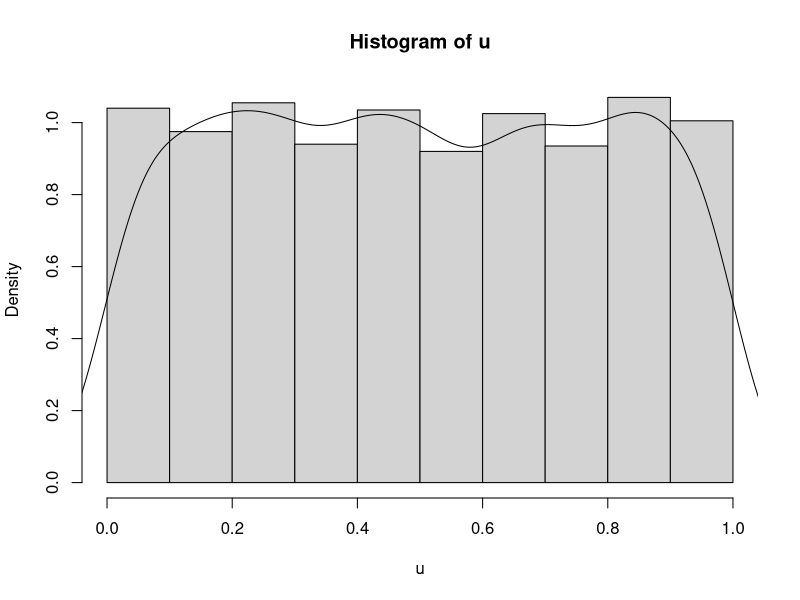
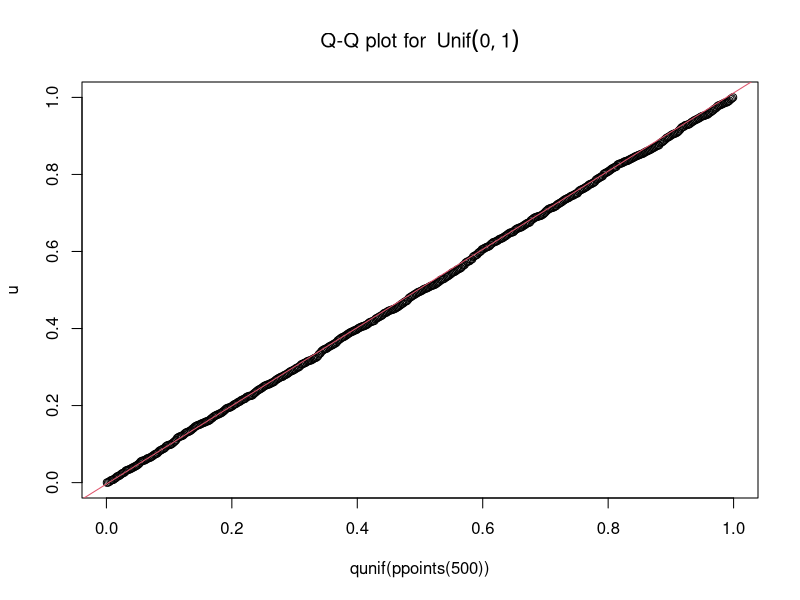
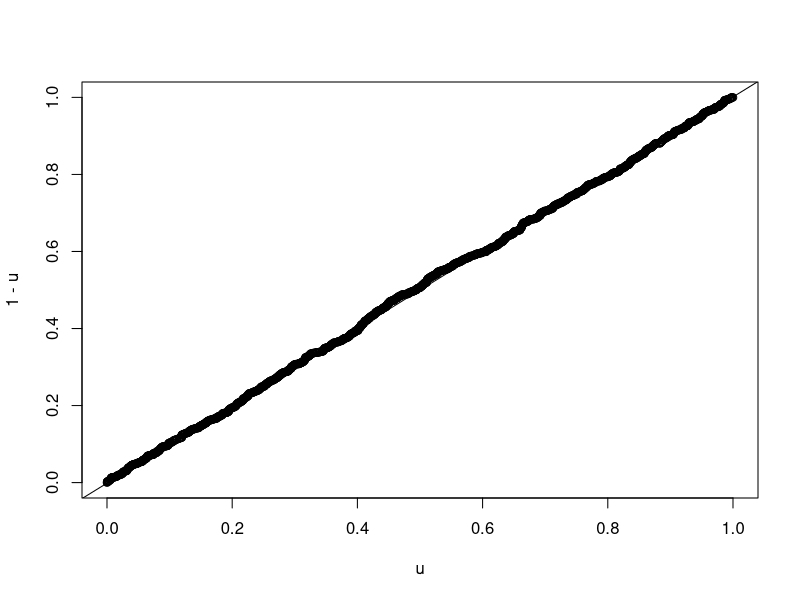
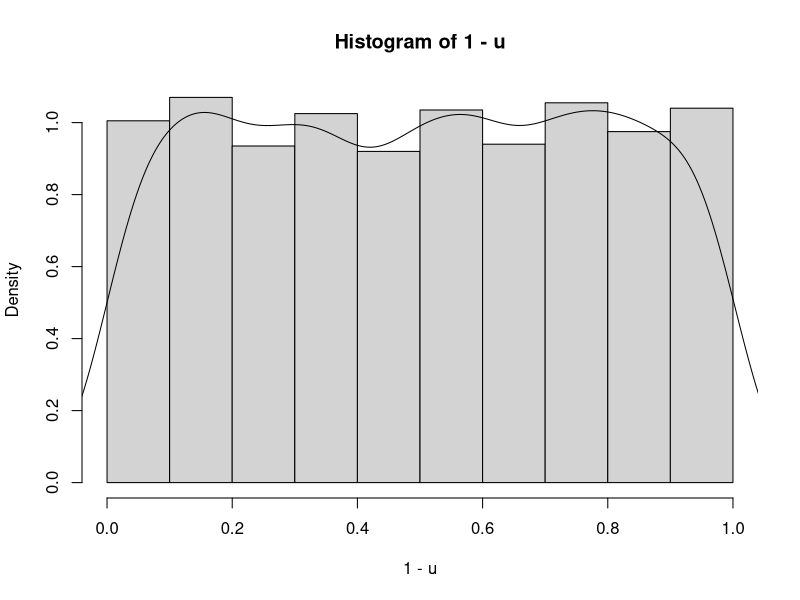
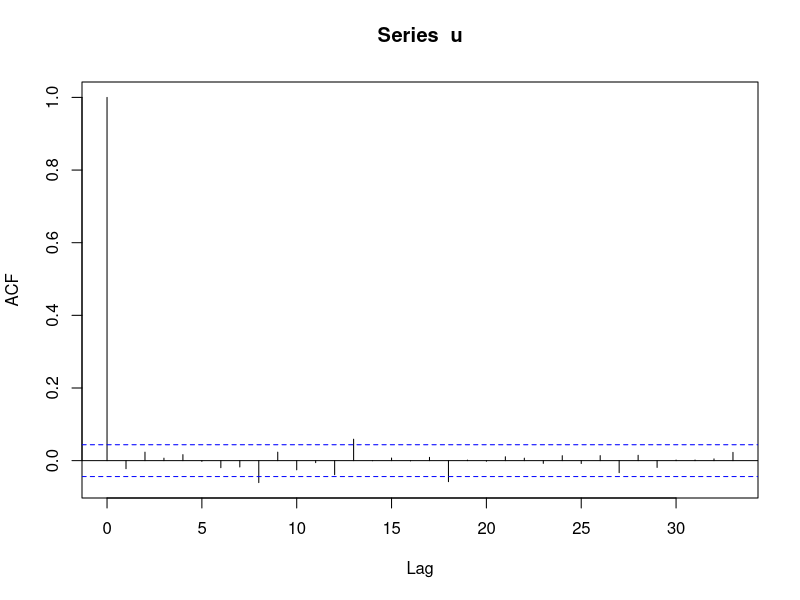
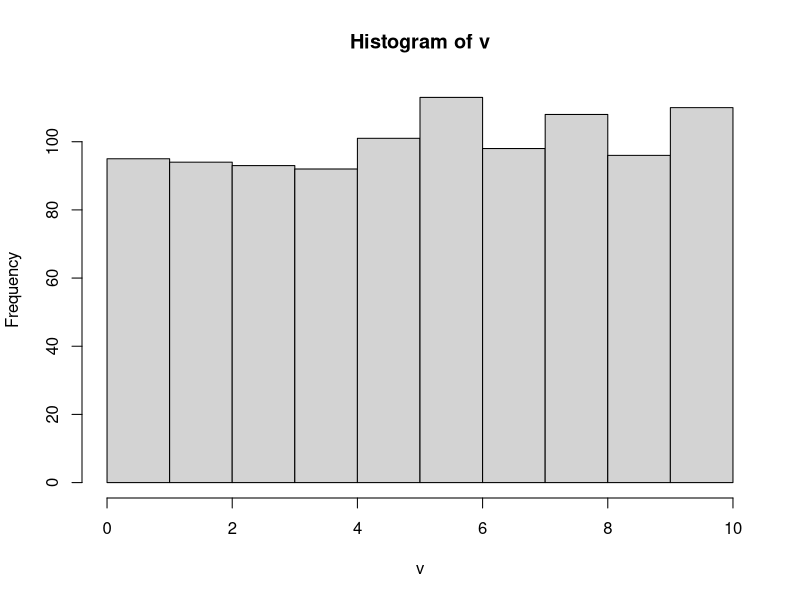
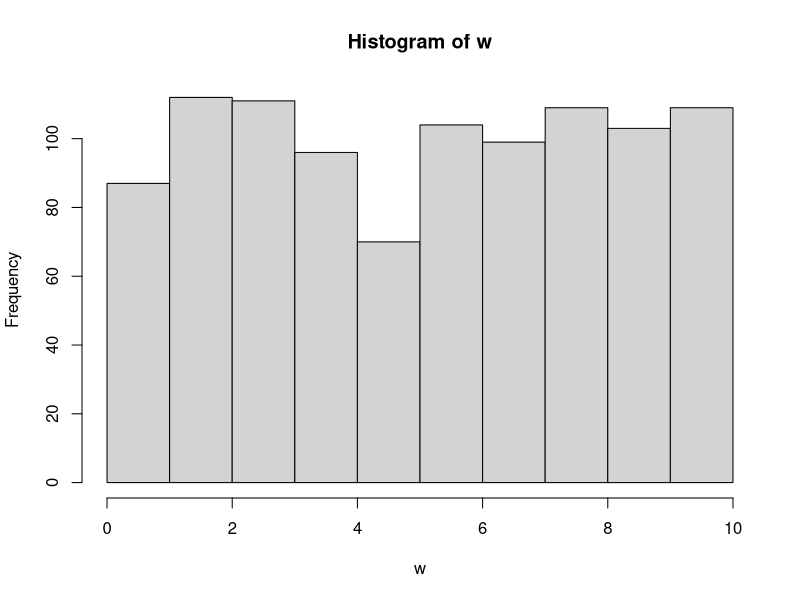
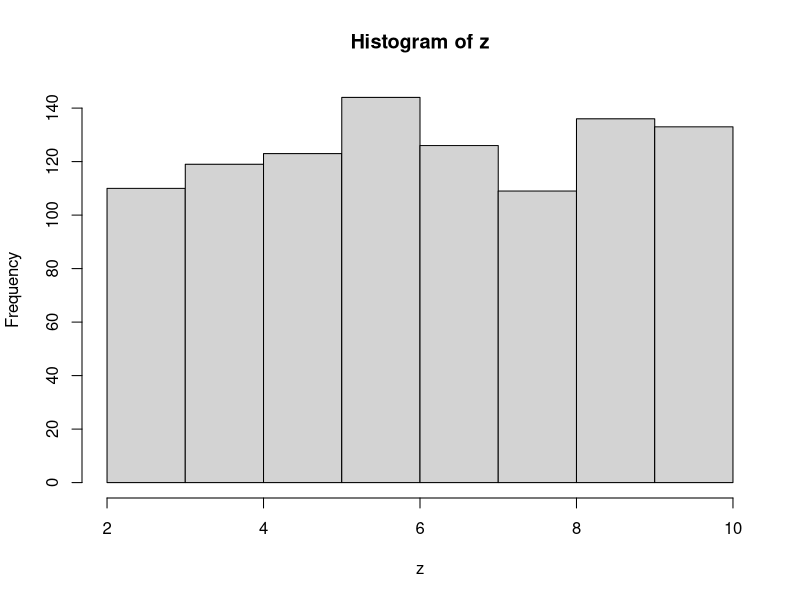

Write R code to recreate these figures, in order.
## ---- chunk 1
knitr::opts_chunk$set(echo = TRUE)
## ---- chunk 2

u = runif(2000)

#par(mfrow=c(1,2))
hist(u, probability=TRUE)
lines(density(u), xlim=c(0,1))
#par(mfrow=c(1,1))

## Q-Q plot for `runif` data against true theoretical distribution:
qqplot(qunif(ppoints(500)), u,
      main = expression("Q-Q plot for" ~~ {Unif(0,1)}))
qqline(u, distribution = qunif,
      prob = c(0.1, 0.6), col = 2)


qqplot(u,1-u)
qqline(u, distribution = qunif)

hist(1-u, probability = TRUE) ## also follows a uniform dist
lines(density(1-u), xlim=c(0,1))

acf(u) ## autocorrelation of random number generation

## ---- chunk 3
v = 10 * runif(1000, 0, 1) ## v ~ unif(0, 10)
hist(v)

w = runif(1000, 0, 10) ## unif(0, 10)
hist(w)


## z = unif(0,8) + 8
z = runif(1000, 0, 8) + 2 ## v ~ unif(2, 10)
hist(z)
## ---- chunk 4
N = 10^4
u = runif(N)

fInv = function(u){
  (-1/5) * log(u) ## or log(1-u)
}

outSamples = fInv(u)


hist(outSamples, probability = TRUE)
lines(x = ppoints(200), y = dexp(x = ppoints(200), rate = 5), 
      col = "blue")
hist(rexp(n = N, rate = 5), probability = TRUE)
lines(x = ppoints(200), y = dexp(x = ppoints(200), rate = 5), 
      col = "blue")



qqplot(qunif(ppoints(500)), outSamples,
      main = expression("Q-Q plot for" ~~ {Exp(5)}))
qqline(outSamples, distribution = qexp,
      prob = c(0.1, 0.9), col = 2)



## ---- chunk 5

n = 1000

U =runif(n)

a = 3
b = 2

X = b*(1-U)^(-1/a)

hist(X, probability = TRUE, breaks = 25, xlim =c(0, 45),main = "Inverse Transform: Pareto(3,2)")

pareto = function(x){(a*(b^a)/x^(a+1))}
curve(pareto(x), from = 0, to = 40, add = TRUE, col = "blue")

plot(density(X), main = "Density Plot of Inverse Transform: Pareto(3, 2)")
curve(pareto(x), from = 0, to = 40, add = TRUE, col = "blue")


## ---- chunk 6
cdf = c(0.0, 0.1, 0.3, 0.5, 0.7, 1.0)
results = numeric(length = 1000) ## creates a vector of zeros
u = runif(1000)
for(i in 2:6){
    ind = (cdf[i-1] < u) & (u <= cdf[i])
    results[ind] <- (i-2)
}

table(results) / 1000


hist(results, probability = TRUE)

## ---- chunk 7
## Accept-Reject
M = 1.5
X = rep(x = NA, 5) ## create a vector of length 5 of NAs
set.seed(123)
f <- function(x){ 6*x*(1 - x)} ## pdf of Beta(2,2)
g <- function(x){ 1 } ## pdf of Unif(0,1) is just 1

for(i in 1:5){
  print(paste("Run: ", i))
  u = runif(1)
  print(u)
  y = runif(1)
  print(y)
  accept <- u <= f(y)/(M* g(y))
  print(paste("Accept? ", accept))
  if(accept){
    X[i] <- y
  }
  
}

print(X)



## ---- chunk 8
X = rep(NA, 10000)
M = 1.5
i = 0 ## index set to start at 0
while(sum(is.na(X))){
  U = runif(1)
  Y = runif(1)
  accept <- U <= f(Y)/(M*g(Y))
  #print(paste("Accept? ", accept))
  if(accept){
    i = i+1 ## update the index
    X[i] <- Y
  }
}


hist(X, xlab = "X", main = "Beta(2,2) from Accept-Reject algorithm")
#beta <- function(x) 6*x*(1-x)
#curve(expr = beta, from = 0, to = 1)

## ---- chunk 9

N = 1000

Z = rnorm(n = 2*N, mean = 0, sd = 1)
Z = matrix(data = Z, nrow = N, ncol = 2)

transfromation <- function(vec){
  R = sqrt(sum(vec^2))
  #R = sqrt(vec[1]^2 + vec[2]^2)
  return(R)
}


R_Out = apply(X = Z, MARGIN = 1, FUN = transfromation)

hist(R_Out)

## compare with Rayleigh {VGAM}	

sqrt(pi/2) ## theoretical mean
mean(R_Out) ## calculated mean

